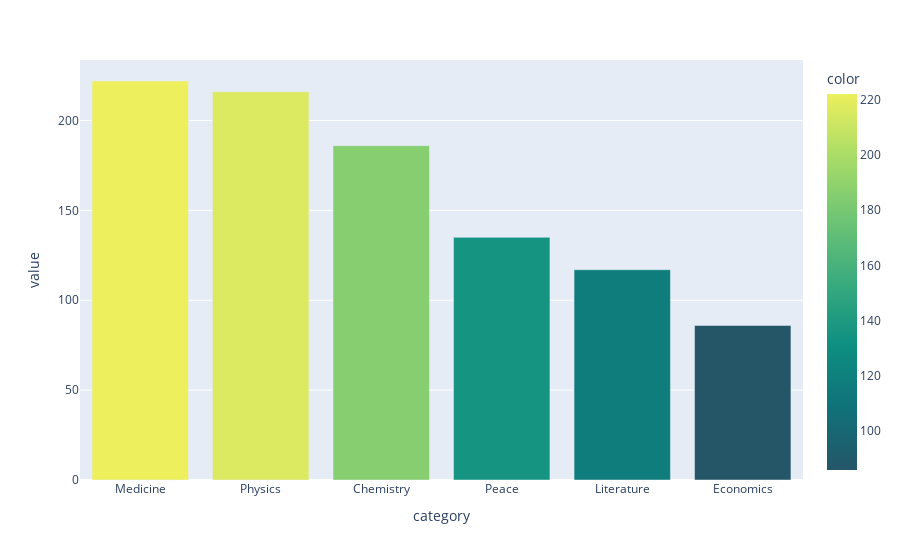

Write notebook code for a chart like this one.
### Code cell
bar = px.bar(
    df_by_category,
    color=df_by_category.values,
    color_continuous_scale=px.colors.sequential.Aggrnyl
)
bar.show()

### Figure 1 — Plotly figure (JSON) as saved in the notebook; plotly's stock layout.template omitted (floating-point values rounded to 4 significant figures)
{"data": [{"alignmentgroup": "True", "hovertemplate": "category=%{x}<br>value=%{y}<br>color=%{marker.color}<extra></extra>", "legendgroup": "", "marker": {"color": [222, 216, 186, 135, 117, 86], "coloraxis": "coloraxis", "pattern": {"shape": ""}}, "name": "", "offsetgroup": "", "orientation": "v", "showlegend": false, "textposition": "auto", "type": "bar", "x": ["Medicine", "Physics", "Chemistry", "Peace", "Literature", "Economics"], "xaxis": "x", "y": [222, 216, 186, 135, 117, 86], "yaxis": "y"}], "layout": {"barmode": "relative", "coloraxis": {"colorbar": {"title": {"text": "color"}}, "colorscale": [[0, "rgb(36, 86, 104)"], [0.1667, "rgb(15, 114, 121)"], [0.3333, "rgb(13, 143, 129)"], [0.5, "rgb(57, 171, 126)"], [0.6667, "rgb(110, 197, 116)"], [0.8333, "rgb(169, 220, 103)"], [1, "rgb(237, 239, 93)"]]}, "legend": {"tracegroupgap": 0}, "margin": {"t": 60}, "xaxis": {"anchor": "y", "domain": [0, 1], "title": {"text": "category"}}, "yaxis": {"anchor": "x", "domain": [0, 1], "title": {"text": "value"}}}}
